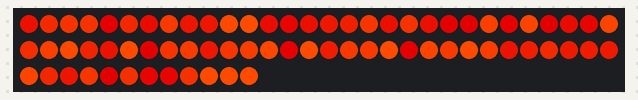
Simulated run of this sketch. Board: Arduino Uno, built with avr-gcc and run on an emulated ATmega328P. On the bench: 72 RGB LEDs in strip order, left to right, continuing on the next row. Random numbers use the default seed unless the sketch sets one.

Above: at 0.16 s.

The sketch:

Fire.ino
```cpp
#include <Adafruit_NeoPixel.h>

#define PIN 11

Adafruit_NeoPixel strip = Adafruit_NeoPixel(72, PIN, NEO_GRB + NEO_KHZ800);

int startTime = 0;
int currentTime = 0;
int r = 255;
int g = 76;
int b = 2;

void setup() {
strip.begin();
strip.show(); // Initialize all pixels to ‘off’
startTime = millis();
}

void loop() {

for(int x = 0; x <72; x++)
{
int flicker = random(0,90);
int r1 = r-flicker;
int g1 = g-flicker;
int b1 = b-flicker;
if(g1<0) g1=0;
if(r1<0) r1=0;
if(b1<0) b1=0;
strip.setPixelColor(x,r1,g1, b1);
}
currentTime = millis();

if ( (currentTime - startTime) > random(100,150))
{
  strip.show();
  startTime = currentTime;
}

}
```
